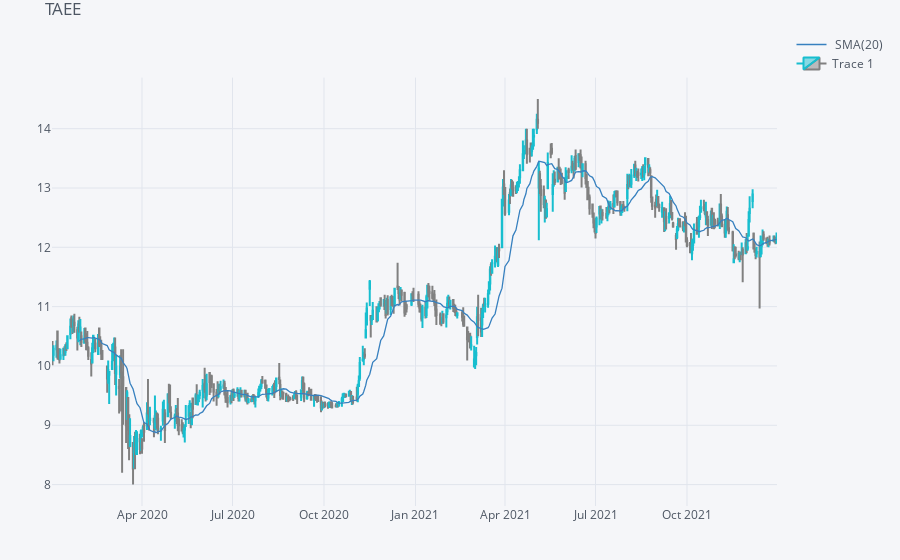

Notebook code cell kept with this figure:
### Code cell
qf.iplot(title="TAEE")

### Figure 1 — Plotly figure (JSON) as saved in the notebook; plotly's stock layout.template omitted (floating-point values rounded to 4 significant figures; data arrays with more than 128 entries replaced by an {"elided": "..."} marker saying what was removed)
{"data": [{"line": {"color": "rgba(55, 128, 191, 1.0)", "dash": "solid", "shape": "linear", "width": 1.3}, "mode": "lines", "name": " SMA(20)", "text": "", "type": "scatter", "x": {"elided": "495 str values"}, "y": {"elided": "495 mixed values"}, "yaxis": "y2"}, {"close": {"elided": "495 float values"}, "decreasing": {"line": {"color": "#808080"}}, "high": {"elided": "495 float values"}, "increasing": {"line": {"color": "#17BECF"}}, "low": {"elided": "495 float values"}, "name": "Trace 1", "open": {"elided": "495 float values"}, "showlegend": true, "type": "candlestick", "x": {"elided": "495 str values"}, "yaxis": "y2"}], "layout": {"legend": {"bgcolor": "#F5F6F9", "font": {"color": "#4D5663"}}, "margin": {"b": 30, "l": 30, "r": 30, "t": 30}, "paper_bgcolor": "#F5F6F9", "plot_bgcolor": "#F5F6F9", "showlegend": true, "title": {"font": {"color": "#4D5663"}, "text": "TAEE"}, "xaxis": {"anchor": "y2", "gridcolor": "#E1E5ED", "rangeselector": {"bgcolor": "rgba(150, 200, 250, 1)", "buttons": [{"count": 1, "label": "1m", "step": "month", "stepmode": "backward"}, {"count": 1, "label": "1y", "step": "year", "stepmode": "backward"}], "font": {"size": 13}, "visible": false, "x": 0, "y": 0.9}, "rangeslider": {"visible": false}, "showgrid": true, "tickfont": {"color": "#4D5663"}, "title": {"font": {"color": "#4D5663"}, "text": ""}, "zerolinecolor": "#E1E5ED"}, "yaxis": {"gridcolor": "#E1E5ED", "showgrid": true, "showticklabels": false, "tickfont": {"color": "#4D5663"}, "title": {"font": {"color": "#4D5663"}, "text": ""}, "zerolinecolor": "#E1E5ED"}, "yaxis2": {"domain": [0, 0.9], "gridcolor": "#E1E5ED", "showgrid": true, "tickfont": {"color": "#4D5663"}, "title": {"font": {"color": "#4D5663"}, "text": ""}, "zerolinecolor": "#E1E5ED"}}}
